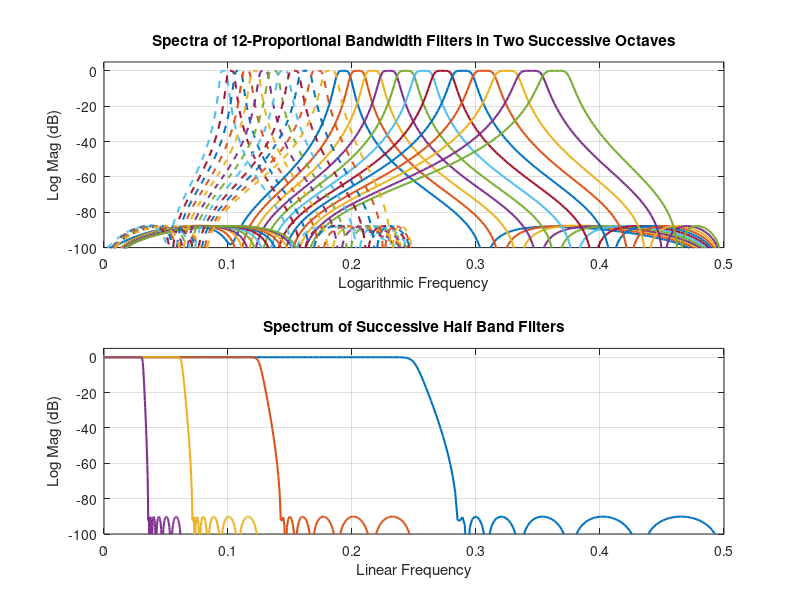

Write the MATLAB code that produced this figure.
% function iso_filter_2
% fractional octave filter bank, 12 filters per octave, passband recursive 
% all-pass filter bank and recursive all-pass half band filters that 
% downsample successive octaves into 12 filter filter bank.
% Coefficients pre-computerd in tony_des2
% Script file written by fred harris of UCSD. Copyright 2021

% 2.^(1/24*(0:1:24))
% 12-th octave


c1_0=[1.0  -1.37691270264439   2.40243109712227  -1.32976356959393   0.93274676638691];
c1_1=[1.0  -0.67741514960130   0.93252161223954];

c2_0=[1.0  -1.10640963531439   2.22968791698680  -1.06617077796423   0.92865617189649];
c2_1=[1.0  -0.54382341646042   0.92840686329603];

c3_0=[1.0  -0.81416870541132   2.08454095920245  -0.78283067799204   0.92458418889291];
c3_1=[1.0  -0.39981036551344   0.92430892990172];

c4_0=[1.0  -0.50019094946688   1.97625063430817  -0.47981438956469   0.92028423786082];
c4_1=[1.0  -0.24538794919935   0.91997937670527];

c5_0=[1.0  -0.16551088683760   1.91515764044501  -0.15837569715732   0.91575642146213];
c5_1=[1.0  -0.08111519888768   0.91541779106493];

c6_0=[1.0   0.18947258280299   1.91162259960624   0.18082897643330   0.91098229715854];
c6_1=[1.0   0.09275973718022   0.91060498749878];

c7_0=[1.0   0.56284996440740   1.97595069665084   0.53568157325354   0.90595658636224];
c7_1=[1.0   0.27524691175955   0.90553493053923];

c8_0=[1.0   0.95075283980035   2.11662626725078   0.90219541273427   0.90065870119061];
c8_1=[1.0   0.46439972353981   0.90018600616487];

c9_0=[1.0   1.34982572825640   2.33989178930752   1.27689135396899   0.89508572803983];
c9_1=[1.0   0.65852876049864   0.89455427972244];

c10_0=[1.0   1.75429729431080   2.64741250575480   1.65402261907608   0.88922137299804];
c10_1=[1.0   0.85477214944818   0.88862212505277];

c11_0=[1.0   2.15461906136894   3.03219323170886   2.02433683986097   0.88304586847827];
c11_1=[1.0   1.04844139670455   0.88236816326496];

c12_0=[1.0   2.54549307058641   3.48505642326392   2.38269183959516   0.87655810472847];
c12_1=[1.0   1.23694173776033   0.87578965490499];

xx=[1 zeros(1,511)];
yt=filter(fliplr(c1_0),c1_0,xx);
yb=filter(fliplr(c1_1),c1_1,xx);
h1=(yt-yb)/2;

yt=filter(fliplr(c2_0),c2_0,xx);
yb=filter(fliplr(c2_1),c2_1,xx);
h2=(yt-yb)/2;

yt=filter(fliplr(c3_0),c3_0,xx);
yb=filter(fliplr(c3_1),c3_1,xx);
h3=(yt-yb)/2;

yt=filter(fliplr(c4_0),c4_0,xx);
yb=filter(fliplr(c4_1),c4_1,xx);
h4=(yt-yb)/2;

yt=filter(fliplr(c5_0),c5_0,xx);
yb=filter(fliplr(c5_1),c5_1,xx);
h5=(yt-yb)/2;

yt=filter(fliplr(c6_0),c6_0,xx);
yb=filter(fliplr(c6_1),c6_1,xx);
h6=(yt-yb)/2;

yt=filter(fliplr(c7_0),c7_0,xx);
yb=filter(fliplr(c7_1),c7_1,xx);
h7=(yt-yb)/2;

yt=filter(fliplr(c8_0),c8_0,xx);
yb=filter(fliplr(c8_1),c8_1,xx);
h8=(yt-yb)/2;

yt=filter(fliplr(c9_0),c9_0,xx);
yb=filter(fliplr(c9_1),c9_1,xx);
h9=(yt-yb)/2;

yt=filter(fliplr(c10_0),c10_0,xx);
yb=filter(fliplr(c10_1),c10_1,xx);
h10=(yt-yb)/2;

yt=filter(fliplr(c11_0),c11_0,xx);
yb=filter(fliplr(c11_1),c11_1,xx);
h11=(yt-yb)/2;

yt=filter(fliplr(c12_0),c12_0,xx);
yb=filter(fliplr(c12_1),c12_1,xx);
h12=(yt-yb)/2;

figure(1)
subplot(2,1,1)
plot((-0.5:1/512:0.5-1/512),fftshift(20*log10(abs(fft(h1,512)))),'linewidth',1.5)
hold on
plot((-0.5:1/512:0.5-1/512),fftshift(20*log10(abs(fft(h2,512)))),'linewidth',1.5)
plot((-0.5:1/512:0.5-1/512),fftshift(20*log10(abs(fft(h3,512)))),'linewidth',1.5)
plot((-0.5:1/512:0.5-1/512),fftshift(20*log10(abs(fft(h4,512)))),'linewidth',1.5)
plot((-0.5:1/512:0.5-1/512),fftshift(20*log10(abs(fft(h5,512)))),'linewidth',1.5)
plot((-0.5:1/512:0.5-1/512),fftshift(20*log10(abs(fft(h6,512)))),'linewidth',1.5)
plot((-0.5:1/512:0.5-1/512),fftshift(20*log10(abs(fft(h7,512)))),'linewidth',1.5)
plot((-0.5:1/512:0.5-1/512),fftshift(20*log10(abs(fft(h8,512)))),'linewidth',1.5)
plot((-0.5:1/512:0.5-1/512),fftshift(20*log10(abs(fft(h9,512)))),'linewidth',1.5)
plot((-0.5:1/512:0.5-1/512),fftshift(20*log10(abs(fft(h10,512)))),'linewidth',1.5)
plot((-0.5:1/512:0.5-1/512),fftshift(20*log10(abs(fft(h11,512)))),'linewidth',1.5)
plot((-0.5:1/512:0.5-1/512),fftshift(20*log10(abs(fft(h12,512)))),'linewidth',1.5)

plot((-0.5:1/512:0.5-1/512)*0.5,fftshift(20*log10(abs(fft(h1,512)))),'--','linewidth',1.5)
plot((-0.5:1/512:0.5-1/512)*0.5,fftshift(20*log10(abs(fft(h2,512)))),'--','linewidth',1.5)
plot((-0.5:1/512:0.5-1/512)*0.5,fftshift(20*log10(abs(fft(h3,512)))),'--','linewidth',1.5)
plot((-0.5:1/512:0.5-1/512)*0.5,fftshift(20*log10(abs(fft(h4,512)))),'--','linewidth',1.5)
plot((-0.5:1/512:0.5-1/512)*0.5,fftshift(20*log10(abs(fft(h5,512)))),'--','linewidth',1.5)
plot((-0.5:1/512:0.5-1/512)*0.5,fftshift(20*log10(abs(fft(h6,512)))),'--','linewidth',1.5)
plot((-0.5:1/512:0.5-1/512)*0.5,fftshift(20*log10(abs(fft(h7,512)))),'--','linewidth',1.5)
plot((-0.5:1/512:0.5-1/512)*0.5,fftshift(20*log10(abs(fft(h8,512)))),'--','linewidth',1.5)
plot((-0.5:1/512:0.5-1/512)*0.5,fftshift(20*log10(abs(fft(h9,512)))),'--','linewidth',1.5)
plot((-0.5:1/512:0.5-1/512)*0.5,fftshift(20*log10(abs(fft(h10,512)))),'--','linewidth',1.5)
plot((-0.5:1/512:0.5-1/512)*0.5,fftshift(20*log10(abs(fft(h11,512)))),'--','linewidth',1.5)
plot((-0.5:1/512:0.5-1/512)*0.5,fftshift(20*log10(abs(fft(h12,512)))),'--','linewidth',1.5)
hold off
grid on
axis([0 0.5 -100 5])
title('Spectra of 12-Proportional Bandwidth Filters in Two Successive Octaves')
xlabel('Logarithmic Frequency')
ylabel('Log Mag (dB)')

a1_0=[1.0  0   0.04935699423228];
a1_2=[1.0  0   0.35832699296223];
a1_4=[1.0  0   0.72732865765128];

a1_1=[1.0  0   0.18115640791838];
a1_3=[1.0  0   0.54610757511795];
a1_5=[1.0  0   0.90552322564104];
a1_7=[1.0 0];

xx=[1 zeros(1,511)];
yt=filter(fliplr(a1_0),a1_0,xx);
yt=filter(fliplr(a1_2),a1_2,yt);
yt=filter(fliplr(a1_4),a1_4,yt);

yb=filter(fliplr(a1_1),a1_1,xx);
yb=filter(fliplr(a1_3),a1_3,yb);
yb=filter(fliplr(a1_5),a1_5,yb);
yb=filter(fliplr(a1_7),a1_7,yb);

g1=(yt+yb)/2;

subplot(2,1,2)
plot((-0.5:1/512:0.5-1/512),fftshift(20*log10(abs(fft(g1,512)))),'linewidth',1.5)
hold on
plot((-0.5:1/512:0.5-1/512)*0.5,fftshift(20*log10(abs(fft(g1,512)))),'linewidth',1.5)
plot((-0.5:1/512:0.5-1/512)*0.25,fftshift(20*log10(abs(fft(g1,512)))),'linewidth',1.5)
plot((-0.5:1/512:0.5-1/512)*0.125,fftshift(20*log10(abs(fft(g1,512)))),'linewidth',1.5)
hold off
grid
axis([0 0.5 -100 5])
title('Spectrum of Successive Half Band Filters')
xlabel('Linear Frequency')
ylabel('Log Mag (dB)')